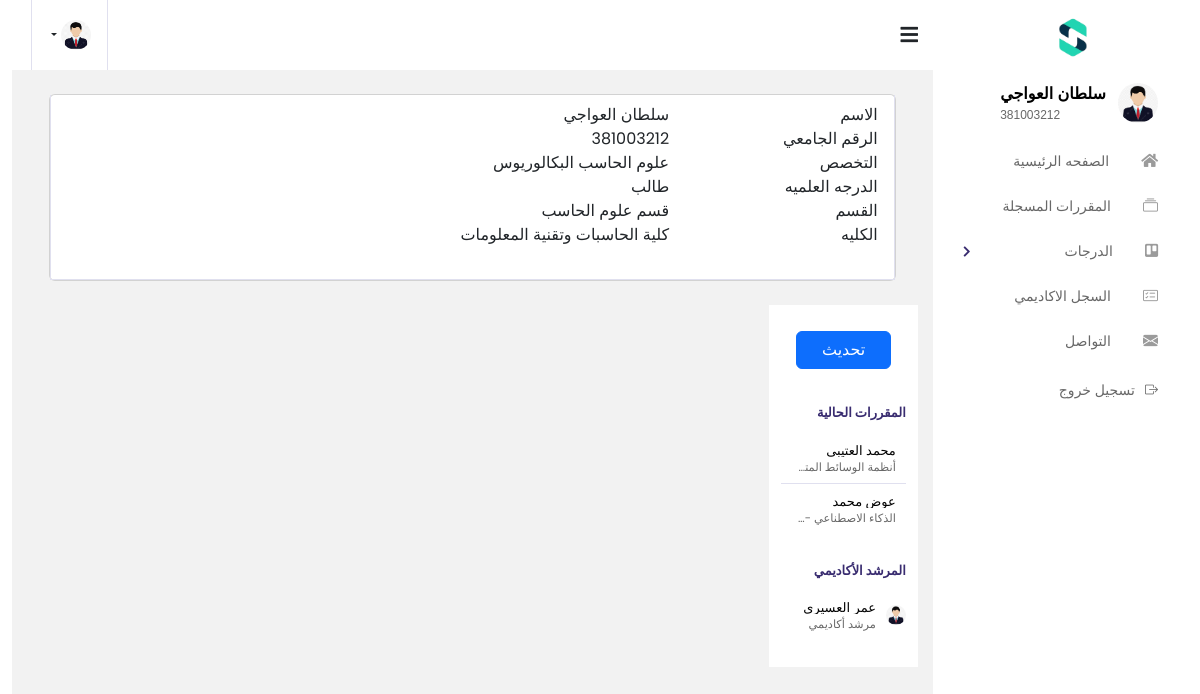
Screenshot of /mail/index.php (signed in) with the database file from the repository.
### tables this page shows
CREATE TABLE `programs` (
  `Program_ID` int(6) NOT NULL,
  `Program_Name` varchar(50) NOT NULL
);

CREATE TABLE `departments` (
  `Department_ID` int(4) NOT NULL,
  `Department_Name` varchar(100) NOT NULL
);

CREATE TABLE `colleges` (
  `College_ID` int(2) NOT NULL,
  `College_Name` varchar(100) NOT NULL
);

CREATE TABLE `current_semester` (
  `student_id` int(9) NOT NULL,
  `subject_code` varchar(6) NOT NULL,
  `Faculty_member_ID` int(6) NOT NULL,
  `Semester_Number` int(3) NOT NULL
);

CREATE TABLE `accounts` (
  `Account_ID` int(9) NOT NULL COMMENT 'This ID is the same for each actor in real systems, such as student ID and faculty member ID.',
  `First_Name` varchar(20) NOT NULL,
  `Last_Name` varchar(20) NOT NULL,
  `Email` varchar(30) NOT NULL,
  `Password` varchar(255) NOT NULL,
  `Mobile` int(10) NOT NULL,
  `Position` int(2) NOT NULL,
  `Status_ID` int(1) NOT NULL
);

### config/app.php (called while the page is built)
<?php
$config =[
'app_url' => 'http://127.0.0.1/project/',
'admin' => 'http://127.0.0.1/project/admin',
'mail' =>'http://127.0.0.1/project/mail/index2.php',
'Actors' => 'http://127.0.0.1/project/Actors/'
];
?>

### mail/index.php (the view, shortened to what this page needs)
<!DOCTYPE html>
<html lang="en">
<head>
  <link href="https://cdn.jsdelivr.net/npm/bootstrap-icons@1.7.2/font/bootstrap-icons.css" rel="stylesheet">
  <?php
    $navbar_path = "tools/css.php";
for ($i = 0; $i < 9; $i++) {
    $path = str_repeat("../", $i) . $navbar_path;
    if (file_exists($path)) {
      include $path;
        break;
    }
}
    ?>
</head>
<body class="rtl">
  <div class="container-scroller">
      <?php
$navbar_path = "Navbar/rtl/nav.php";
for ($i = 0; $i < 9; $i++) {
    $path = str_repeat("../", $i) . $navbar_path;
    if (file_exists($path)) {
      include $path;
        break;
    }
}
?>
      <div class="main-panel">
<?php
        if(isset($_SESSION['role']) && $_SESSION['role'] === '1') {
?>
        <div class="content-wrapper">
          <div class="email-wrapper wrapper">
<?php
  $loading_path = "content/content.php";
    for ($i = 0; $i < 9; $i++) {
      $path = str_repeat("../", $i) . $loading_path;
      if (file_exists($path)) {
      include $path;
      break;
    }
  }
?><br>
            <div class="row align-items-stretch">
              <div class="mail-sidebar d-none d-lg-block col-md-2 pt-3 bg-white">
                <div class="menu-bar">
                  <ul class="menu-items">
                  <li class="compose mb-3"><h1 class="btn btn-primary btn-block" onclick="location.reload();">تحديث</h1></li>
                  </ul>
                  <div class="wrapper">
                    <div class="online-status d-flex justify-content-between align-items-center">
                    <p class="chat">المقررات الحالية</p> </div>
                  </div>
                  <ul class="profile-list">
                  <?php
$sql = "SELECT c.*, a.*, s.subject_name, CONCAT(a.First_Name, ' ', a.Last_Name) AS full
        FROM current_semester c
        INNER JOIN accounts a ON c.Faculty_member_ID = a.Account_ID
        INNER JOIN subjects s ON c.subject_code = s.subject_code
        WHERE c.Semester_Number = '{$_SESSION['Max_Semester_Number']}'";
$role = "";
if ($_SESSION['role'] == '1') {
    $sql .= " AND c.student_id = '{$_SESSION['Account_ID']}'";
    $role = "المرشد الأكاديمي";
} else {
  $sql .= " AND c.Faculty_member_ID = '{$_SESSION['Account_ID']}'";
  $role ="الطلاب";
}
$result = $conn->query($sql);
if ($result->num_rows > 0) {
    while ($row = $result->fetch_assoc()) {
        echo '<li class="profile-list-item"> <a href="'.$config['mail']."?id=".$row["Account_ID"]."&subject_code=".$row["subject_code"].'"> <span class="pro-pic"><img src="../assets/img/profile-img.png" alt=""></span><div class="user"><p class="u-name">'.$row["full"].'</p><p class="u-designation">'.$row["subject_name"]." - ".$row["subject_code"].'</p></div> </a></li>';
    }
} else {
  echo "
  <div class='alert alert-danger'>
  تنبيه
  <hr>
  <tr><td colspan='4'>لا يوجد بيانات لعرضها</td></tr></div>";}
?>
</ul>
<div class="wrapper">
    <div class="online-status d-flex justify-content-between align-items-center">
        <p class="chat"><?php echo $role; ?></p>
    </div>
</div>
<ul class="profile-list">
<?php
$sql2 = "";
if ($_SESSION['role'] == '1') {
  $sql2 .= "SELECT Faculty_member_ID FROM current_semester WHERE student_id = '{$_SESSION['Account_ID']}'";
}else {
  $sql2 .= "SELECT student_id FROM current_semester WHERE Faculty_member_ID = '{$_SESSION['Account_ID']}'";
}
$result2 = $conn->query($sql2);
$row2 = $result2->fetch_assoc();
if ($row2) {
    if($_SESSION['role'] == 1){
      $Pos = 'مرشد أكاديمي';
  }
  else{
    $Pos = 'طالب';
    }
    $sql3 = "SELECT * , CONCAT(First_Name, ' ', Last_Name) AS 'full' FROM accounts WHERE Account_ID = (select Academic_Advisor_ID from academic_advisor_for_student where student_id ='{$_SESSION['Account_ID']}' )";
    $result3 = $conn->query($sql3);
    if ($result3->num_rows > 0) {
        while ($row3 = $result3->fetch_assoc()) {
            echo '<li class="profile-list-item"> <a href="'.$config['mail']."?id=".$row3["Account_ID"]."&subject_code=Advisor".'"> <span class="pro-pic"><img src="../assets/img/profile-img.png" alt=""></span><div class="user"><p class="u-name">'.$row3["full"].'</p><p class="u-designation">'.$Pos.'</p></div> </a></li>';
        }
    } else {
        echo "
        <div class='alert alert-danger'>
        تنبيه
        <hr>
        <tr><td colspan='4'>لا يوجد بيانات لعرضها</td></tr></div>";
    }
} else {
    echo "
    <div class='alert alert-danger'>
    تنبيه
    <hr>
    <tr><td colspan='4'>لا يوجد بيانات لعرضها</td></tr></div>";
}
?>
</ul>
                </div>
              </div>
            </div>
          </div>
        </div>
        <?php
  }
  ?>
      </div>
    </div>
  </div>
</body>
  <link href="https://stackpath.bootstrapcdn.com/bootstrap/5.3.0/css/bootstrap.min.css" rel="stylesheet">
</html>

### tools/css.php (shortened to what this page needs)
<?php
$css_files = [
    "assets/vendors/iconfonts/font-awesome/css/all.min.css",
    "assets/vendors/css/vendor.bundle.base.css",
    "assets/vendors/css/vendor.bundle.addons.css",
    "assets/css/stylee.css",
    "images/favicon.png" ,
    "assets/vendor/bootstrap/css/bootstrap.min.css",
    "assets/vendor/bootstrap-icons/bootstrap-icons.css",
    "assets/vendor/boxicons/css/boxicons.min.css",
    "assets/vendor/quill/quill.snow.css",
    "assets/vendor/quill/quill.bubble.css",
    "assets/vendor/remixicon/remixicon.css",
    "assets/vendor/simple-datatables/style.css"
  ];
  foreach ($css_files as $css_file) {
    for ($i = 0; $i < 9; $i++) {
        $path = str_repeat("../", $i) . $css_file;
        if (file_exists($path)) {
            echo "<link href='$path' rel='stylesheet'>\n";
            break;
        }
    }
  }
?>

### Navbar/rtl/nav.php (shortened to what this page needs)
<?php   include __DIR__ . '../../../config/app.php'; ?>
<?php
echo '
<nav class="navbar col-lg-12 col-12 p-0 fixed-top d-flex flex-row default-layout-navbar">
  <div class="text-center navbar-brand-wrapper d-flex align-items-center justify-content-center">
  <a class="navbar-brand brand-logo" href="' . $config['admin'] . '/index.php">';
  $navbar_path = "assets/img/logoo.png";
  for ($i = 0; $i < 9; $i++) {
    $path = str_repeat("../", $i) . $navbar_path;
    if (file_exists($path)) {
      echo '<img src="' . $path . '" alt="logo"/>';
      break;
    }
  }
  echo '</a>
  <a class="navbar-brand brand-logo-mini" href="' . $config['admin'] . '/index.php">';
  echo '</a>
   </div>
  <div class="navbar-menu-wrapper d-flex align-items-stretch">
    <button class="navbar-toggler navbar-toggler align-self-center" type="button" data-toggle="minimize">
      <span class="fas fa-bars"></span>
    </button>
    <ul class="navbar-nav navbar-nav-right">
      <li class="nav-item nav-profile dropdown">
        <a class="nav-link dropdown-toggle" href="#" data-toggle="dropdown" id="profileDropdown">';
        $navbar_path = "assets/img/profile-img.png";
        for ($i = 0; $i < 11; $i++) {
          $path = str_repeat("../", $i) . $navbar_path;
          if (file_exists($path)) {
            echo '<img src="' . $path . '" alt="logo"/>';
            break;
          }
        }
        echo ' </a>
        <div class="dropdown-menu dropdown-menu-right navbar-dropdown">
          <div class="dropdown-divider"></div>
          <a class="dropdown-item" href="'.$config["app_url"].'logout/logout.php">
            <i class="fas fa-power-off text-primary"></i>
            تسجيل خروج
          </a>
        </div>
      </li>
    </ul>
    <button class="navbar-toggler navbar-toggler-right d-lg-none align-self-center" type="button" data-toggle="offcanvas">
      <span class="fas fa-bars"></span>
    </button>
  </div>
</nav>
<div class="container-fluid page-body-wrapper">
  <nav class="sidebar sidebar-offcanvas" id="sidebar">
    <ul class="nav">
      <li class="nav-item nav-profile">
        <div class="nav-link">
          <div class="profile-image">';
          $navbar_path = "assets/img/profile-img.png";
          for ($i = 0; $i < 11; $i++) {
            $path = str_repeat("../", $i) . $navbar_path;
            if (file_exists($path)) {
              echo '<img src="' . $path . '" alt="logo"/>';
              break;
            }
          }
          echo ' </div>
          <div class="profile-name">';
          if(isset($_SESSION['role'])) {
            echo '<p class="name">' . $_SESSION['Name'] . '</p>';
            echo ' <p id="Account_ID" class="designation">' . $_SESSION['Account_ID'] . '</p>';
          }
          echo '
          </div>
        </div>
      </li>';
if(isset($_SESSION['role']) && $_SESSION['role'] === '1') {
  echo'      <li class="nav-item">
  <a class="nav-link" href="' . $config['Actors'] . 'student">
    <i class="fa fa-home menu-icon"></i>
    <span class="menu-title">
    الصفحه الرئيسية
    </span>
  </a>
</li>
      </li>
      <li class="nav-item">
      <a class="nav-link" href="'.$config['Actors'].'student/Current_Semester.php">
        <i class="fa bi bi-collection menu-icon"></i>
        <span class="menu-title">
        المقررات المسجلة
        </span>
      </a>
    </li>
    <li class="nav-item">
    <a class="nav-link" data-toggle="collapse" href="#page-layouts" aria-expanded="false" aria-controls="page-layouts">
      <i class="fab fa-trello menu-icon"></i>
      <span class="menu-title">
    الدرجات
     </span>
      <i class="menu-arrow"></i>
    </a>
    <div class="collapse" id="page-layouts">
      <ul class="nav flex-column sub-menu">
      <li class="nav-item">
      <a class="nav-link" href="'.$config['Actors'].'student/Prediction.php">
        <i class="fa bi bi-journals menu-icon"></i>
        <span class="menu-title">
        المقررات الحالية
        </span>
      </a>
    </li>
    <li class="nav-item">
    <a class="nav-link" href="'.$config['Actors'].'student/Database_prediction.php">
    <i class="fa bi-file-earmark-bar-graph-fill menu-icon"></i>
    <span class="menu-title">
    التنبؤ بمقرر
    </span>
    </a>
    </li>
    <li class="nav-item">
    <a class="nav-link" href="'.$config['Actors'].'student/graduate_prediction.php">
    <i class="fa bi bi-mortarboard-fill menu-icon"></i>
    <span class="menu-title">
    التنبؤ بالتخرج
    </span>
    </a>
    </li>
      </ul>
    </div>
    </li>
    <li class="nav-item">
    <a class="nav-link" href="'.$config['Actors'].'student/acadmic_record.php">
      <i class="fab bi bi-card-checklist menu-icon"></i>
      <span class="menu-title">
السجل الاكاديمي
      </span>
    </a>
  </li>
  <li class="nav-item">
  <a class="nav-link" href="'.$config['app_url'].'mail">
    <i class="fa bi bi-envelope-fill menu-icon"></i>
    <span class="menu-title">
التواصل
    </span>
  </a>
</li>
     ';
      }
      echo'
      <li class="nav-item">
        <a class="nav-link" href="'.$config['app_url'].'/logout/logout.php">
          <i class="bi bi-box-arrow-right" style="margin-left: 10px;"></i>
          <span class="menu-title">تسجيل خروج</span>
        </a>
      </li>
    </ul>
  </nav>
  <link href="https://cdn.jsdelivr.net/npm/bootstrap-icons@1.8.0/font/bootstrap-icons.css" rel="stylesheet">
';
?>

### content/content.php (shortened to what this page needs)
<?php
  if(isset($_SESSION['role']) && $_SESSION['role'] == '1') {
?>
        <div class="col-xxl-12 col-md-12">
          <div class="card info-card revenue-card">
              <div class="tab-content pt-2">
                <div class="tab-pane fade show active profile-overview" id="profile-overview">
                <?php
$sql4 = "SELECT * FROM students WHERE student_id = '{$_SESSION['Account_ID']}'";
$result4 = $conn->query($sql4);
if ($result4->num_rows > 0) {
    $row4 = $result4->fetch_assoc();
    $sql5 = "SELECT * FROM programs WHERE Program_ID = {$row4['Program_ID']}";
    $result5 = $conn->query($sql5);
    $firstDigit = substr($row4['Program_ID'], 0, 1);
    $startPosition = 1;
    $middleDigits = substr($row4['Program_ID'], $startPosition, 2);
    $sql6 = "SELECT * FROM colleges WHERE College_ID = $firstDigit";
    $result6 = $conn->query($sql6);
    if ($result6->num_rows > 0) {
        $row6 = $result6->fetch_assoc();
        $College_Name= $row6['College_Name'];
    }
    $sql7 = "SELECT * FROM departments WHERE Department_ID = '{$firstDigit}{$middleDigits}'";
    $result7 = $conn->query($sql7);
    if ($result7->num_rows > 0) {
        $row7 = $result7->fetch_assoc();
        $Department_Name= $row7['Department_Name'];
    }
    if ($result5->num_rows > 0) {
        $row5 = $result5->fetch_assoc();
    } else {
        echo "
        <div class='alert alert-danger'>
            <p>تنبيه: لا يوجد بيانات برنامج</p>
        </div>";
        $row5 = array('Program_Name' => 'برنامج غير معروف');
    }
    if (isset($_SESSION['role'])) {
        switch ($_SESSION['role']) {
            case '1':
                $Degree = "طالب";
                $Major = $row5['Program_Name'];
                break;
        }
    }
}
                ?>
                  <div class="row">
                    <div class="col-lg-3 col-md-4 label ">الاسم</div>
                    <div class="col-lg-9 col-md-8"><?php echo $_SESSION['Name'] ?></div>
                  </div>
                  <div class="row">
                    <div class="col-lg-3 col-md-4 label ">الرقم الجامعي</div>
                    <div class="col-lg-9 col-md-8"><?php echo $_SESSION['Account_ID'] ?></div>
                  </div>
                  <div class="row">
                    <div class="col-lg-3 col-md-4 label ">التخصص</div>
                    <div class="col-lg-9 col-md-8"><?php echo $Major ?></div>
                  </div>
                  <div class="row">
                    <div class="col-lg-3 col-md-4 label">الدرجه العلميه</div>
                    <div class="col-lg-9 col-md-8"><?php echo $Degree ?></div>
                  </div>
                  <div class="row">
                    <div class="col-lg-3 col-md-4 label">القسم</div>
                    <div class="col-lg-9 col-md-8"><?php echo $Department_Name ?></div>
                  </div>
                  <div class="row">
                    <div class="col-lg-3 col-md-4 label">الكليه</div>
                    <div class="col-lg-9 col-md-8"><?php echo $College_Name ?></div>
                  </div>
          </div>
        </div>
          </div>
        </div>
        <?php }?>

### rows the page displays
programs: Program_Name "علوم الحاسب البكالوريوس"
departments: Department_Name "قسم علوم الحاسب"
colleges: College_Name "كلية الحاسبات وتقنية المعلومات"
current_semester: full "محمد العتيبي"
current_semester: full "عوض محمد"
accounts: full "عمر العسيري"

### other values shown
$role "المرشد الأكاديمي"
